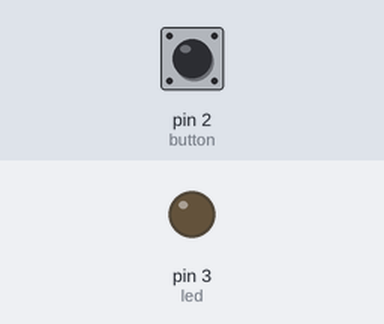
The sketch below on a simulated Arduino Uno, built with avr-gcc and run on an emulated ATmega328P. Shown: output pins drawn as LEDs (lit = HIGH). Inputs (shaded band) come from the test bench; at power-on: pin 2 (button) LOW.

Above: at 1.2 s.
1.3 s: pin 2 (button) pulled HIGH for 0.15 s
At 1.37 s:
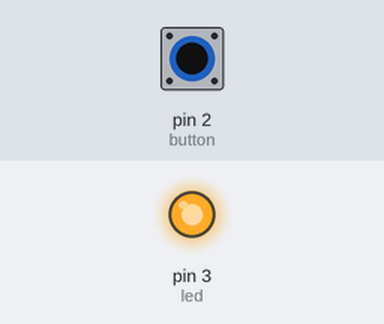
2.9 s: pin 2 (button) pulled HIGH for 3.2 s
At 7.3 s:
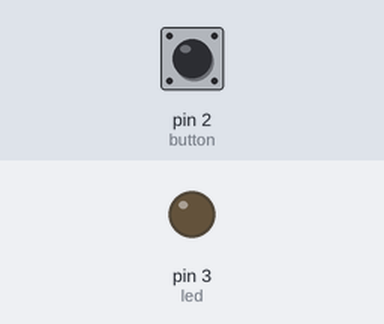
Timing chart, 0 to 8.8 s (numbered marks = the images above; inputs shaded):
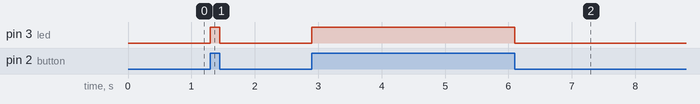

Measured:
- after the input at 1.3 s, pin 3 (led): LOW → HIGH at once, → LOW 0.15 s later
- after the input at 2.9 s, pin 3 (led): LOW → HIGH at once, → LOW 3.2 s later

The sketch:

sketch_aug16a.ino
```cpp
int led = 3, button = 2, val = 0;

void setup() {
  // put your setup code here, to run once:

pinMode(led, OUTPUT);
pinMode(button, INPUT);
}

void loop() {
  // put your main code here, to run repeatedly:
val = digitalRead(button);
if(val == HIGH)
digitalWrite(led, HIGH);
else
digitalWrite(led, LOW);
}
```
